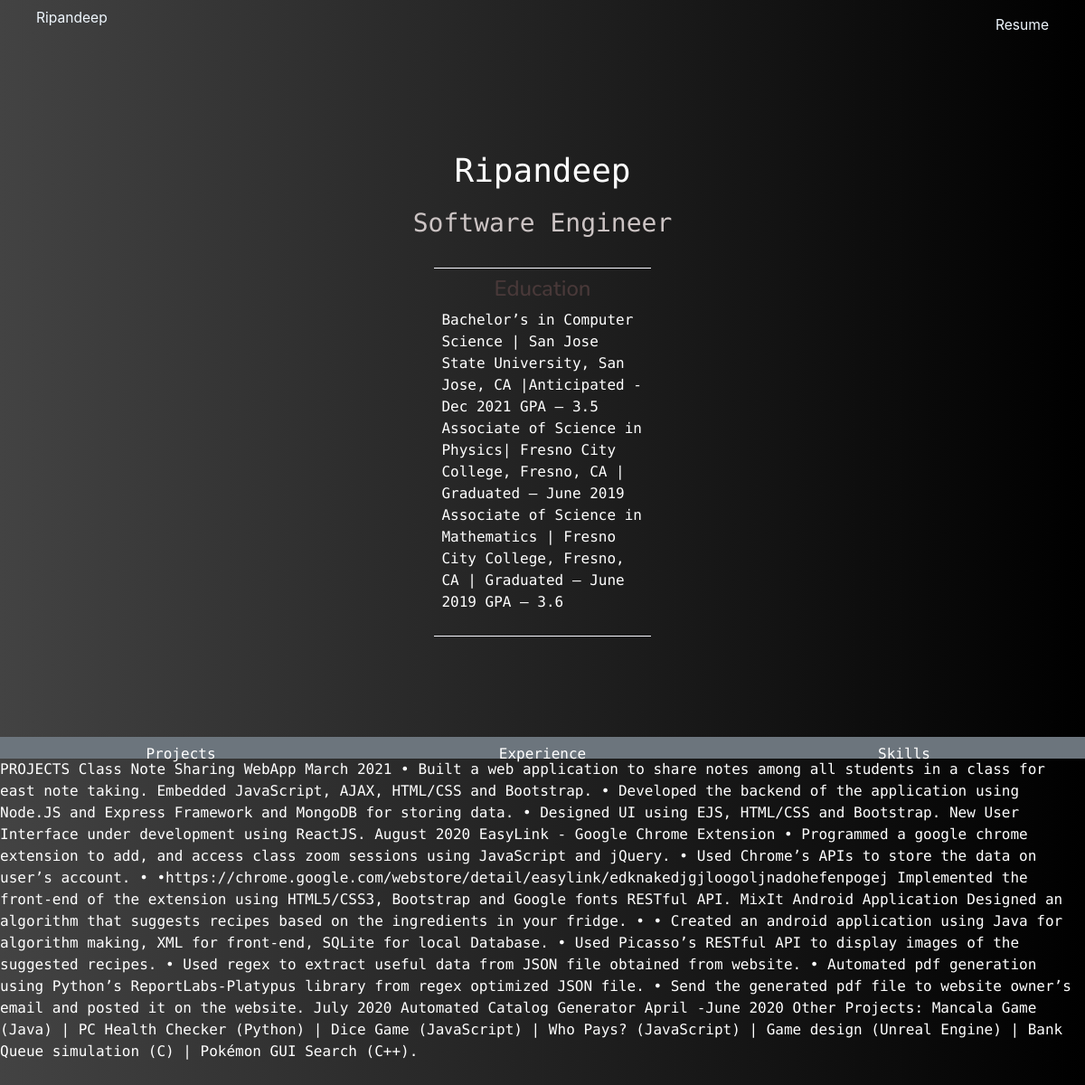
Page /user/4 on the committed database.
### tables this page shows
CREATE TABLE user (
             user_id INTEGER PRIMARY KEY AUTOINCREMENT NOT NULL,
             name TEXT NOT NULL,
             email TEXT NOT NULL,
             phoneNumber TEXT NOT NULL,
             title TEXT NOT NULL,
             education TEXT NOT NULL,
             projects TEXT NOT NULL,
             skills TEXT NOT NULL,
             experience TEXT NOT NULL,
             fileName TEXT NOT NULL
             );

### index.py (the view)
@app.route("/user/<id>")
def showUser(id):
    dataBase = Database()
    userList = dataBase.getUser(id)
    data = {
        "id": userList[0][0],
        "name": userList[0][1],
        "email": userList[0][2],
        "phoneNumber": userList[0][3],
        "title": userList[0][4],
        "education": userList[0][5],
        "projects": userList[0][6],
        "skills": userList[0][7],
        "experience": userList[0][8],
    }
    return render_template("/portfolio_templates/default_template.html", data=data)

### database.py (called while the page is built)
    def getUser(self, user_id):
        self.__c.execute("SELECT * FROM user WHERE user_id=:user_id", {"user_id": user_id})
        results = self.__c.fetchall()
        return results

### templates/portfolio_templates/default_template.html (shortened to what this page needs)
<!DOCTYPE html>
<html lang="en">
  <head>
    <link rel="stylesheet" href="https://maxcdn.bootstrapcdn.com/bootstrap/4.0.0/css/bootstrap.min.css">
    <link
      rel="stylesheet"
      type="text/css"
      href="{{ url_for('static',filename='default_template.css') }}"
    />
  </head>
  <body>
    <nav class="navbar navbar-expand-lg navbar navbar-light>
      <button class="navbar-toggler" type="button" data-toggle="collapse" data-target="#navbarNav" aria-controls="navbarNav" aria-expanded="false" aria-label="Toggle navigation">
        <span class="navbar-toggler-icon"></span>
      <div class="collapse navbar-collapse" id="navbarNav">
        <ul class="navbar-nav">
          <div id="nv">
            <li style="color: aliceblue; font-size: 1.3vw;" class="nav-item active">
              {{data.name}}
            </li>
          <li class="nav-item active">
            <a style="color: aliceblue; font-size: 1.3vw;" class="nav-link" href="/user/resume/{{data.id}}">Resume</a>
          </li>
        </div>
        </ul>
      </div>
    </nav>
    <section id="section1">
    <h1>{{data.name}}</h1>
    <h3>{{data.title}}</h3>
    <div id="aboutme">
    <h4>Education</h4>
      <p>
        {{data.education}}
      </p>
    </div>
</section>
<section id="section2">
  <div id="buttons">
  <button id="prj" onclick="myHandler(this.id)" type="button" class="btn btn-secondary">Projects</button>
  <button id="exp" onclick="myHandler(this.id)" type="button" class="btn btn-secondary">Experience</button>
  <button id="skl" onclick="myHandler(this.id)" type="button" class="btn btn-secondary">Skills</button>
  </div>
<div id="projects">
<p>{{data.projects}}<p>
</div>
</section>
  </body>
</html>

### static/default_template.css (style rules this page uses)
body { background: #000000; background: -webkit-linear-gradient(to right, #434343, #000000); background: linear-gradient(to right, #434343, #000000); }
#section1 { width: 100%; height: 95vh; display: flex; flex-direction: column; justify-content: center; align-items: center; font-family: 'Source Code Pro', monospace; color: white; }
#section1 h1 { color: white; font-size: 3vw; }
#section1 h4 { color: rgb(73, 57, 57); font-family: 'Nunito', sans-serif; }
#aboutme { display: flex; flex-direction: column; justify-content: center; align-items: center; padding: 0.7vw; max-width: 20vw; margin-top: 2vw; border-top: solid ghostwhite 1px; border-bottom: solid ghostwhite 1px; }
#section1 h3 { margin-top: 1vw; color:rgb(204, 196, 196); }
#section2 { width: 100%; height: 100vh; display: flex; flex-direction: column; align-items: center; font-family: 'Source Code Pro', monospace; color: white; }
#buttons { width: 100%; display: flex; justify-content: center; align-items: stretch; }
#section2 button { display: inline; width: 100%; height: 2vw; border-radius: 0px; }
#nv { display: flex; width: 94vw; justify-content: space-between; overflow: hidden; }

### rows in the picture
user: name "Ripandeep", title "Software Engineer", education "Bachelor’s in Computer Science | San Jose State University, San Jose, CA |Anticipated - Dec 2021 GPA – 3.5 Associate of Science in Physics| Fresno City College, Fresno, CA | Graduated – June 2019 Associate of Science in Mathematics | Fresno City College, Fresno, CA | Graduated – June 2019 GPA – 3.6", projects "PROJECTS Class Note Sharing WebApp March 2021 • Built a web application to share notes among all students in a class for east note taking. Embedded JavaScript, AJAX, HTML/CSS and Bootstrap. • Developed the backend of the application using Node.JS and Express Framework and MongoDB for storing data. • Designed UI using EJS, HTML/CSS and Bootstrap. New User Interface under development using ReactJS. August 2020 EasyLink - Google Chrome Extension • Programmed a google chrome extension to add, and access class zoom sessions using JavaScript and jQuery. • Used Chrome’s APIs to store the data on user’s account. • •https://chrome.google.com/webstore/detail/easylink/edknakedjgjloogoljnadohefenpogej…"
